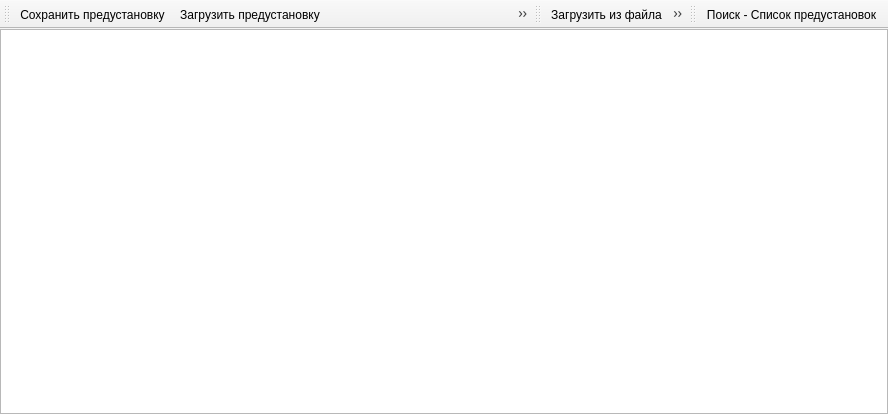
<?xml version="1.0" encoding="UTF-8"?>
<ui version="4.0">
 <class>PresetControolerForm</class>
 <widget class="QMainWindow" name="PresetControolerForm">
  <property name="geometry">
   <rect>
    <x>0</x>
    <y>0</y>
    <width>888</width>
    <height>414</height>
   </rect>
  </property>
  <property name="windowTitle">
   <string>MainWindow</string>
  </property>
  <widget class="QWidget" name="centralwidget">
   <layout class="QVBoxLayout" name="verticalLayout">
    <property name="spacing">
     <number>0</number>
    </property>
    <property name="leftMargin">
     <number>0</number>
    </property>
    <property name="topMargin">
     <number>0</number>
    </property>
    <property name="rightMargin">
     <number>0</number>
    </property>
    <property name="bottomMargin">
     <number>0</number>
    </property>
    <item>
     <layout class="QHBoxLayout" name="horizontalLayout"/>
    </item>
    <item>
     <widget class="QListWidget" name="listWidget">
      <property name="contextMenuPolicy">
       <enum>Qt::CustomContextMenu</enum>
      </property>
      <property name="whatsThis">
       <string>&lt;html&gt;&lt;head/&gt;&lt;body&gt;&lt;p&gt;В данном списке отображается аткуальный список доступных &amp;quot;пресетов&amp;quot;.&lt;/p&gt;&lt;/body&gt;&lt;/html&gt;</string>
      </property>
      <property name="styleSheet">
       <string notr="true">QListView::item:selected
{
    background: #3399FF;
	color: white;
}</string>
      </property>
      <property name="selectionMode">
       <enum>QAbstractItemView::ExtendedSelection</enum>
      </property>
     </widget>
    </item>
   </layout>
  </widget>
  <widget class="QToolBar" name="toolBar_presetController">
   <property name="windowTitle">
    <string>Панель управления списком предустановок</string>
   </property>
   <property name="toolTip">
    <string>Панель управления списком предустановок</string>
   </property>
   <attribute name="toolBarArea">
    <enum>TopToolBarArea</enum>
   </attribute>
   <attribute name="toolBarBreak">
    <bool>false</bool>
   </attribute>
   <addaction name="actionSavePreset"/>
   <addaction name="actionLoadPreset"/>
   <addaction name="actionRemoveSelected"/>
  </widget>
  <widget class="QToolBar" name="toolBar_saveLoad">
   <property name="windowTitle">
    <string>Панель загрузки/сохранения предустановок</string>
   </property>
   <property name="toolTip">
    <string>Панель загрузки/сохранения предустановок</string>
   </property>
   <attribute name="toolBarArea">
    <enum>TopToolBarArea</enum>
   </attribute>
   <attribute name="toolBarBreak">
    <bool>false</bool>
   </attribute>
   <addaction name="actionLoadFromFile"/>
   <addaction name="actionSaveToFile"/>
  </widget>
  <widget class="QToolBar" name="toolBar_searchPresets">
   <property name="windowTitle">
    <string>Панель управления поиском предустановок</string>
   </property>
   <property name="toolTip">
    <string>Панель управления поиском предустановок</string>
   </property>
   <attribute name="toolBarArea">
    <enum>TopToolBarArea</enum>
   </attribute>
   <attribute name="toolBarBreak">
    <bool>false</bool>
   </attribute>
   <addaction name="actionSearch"/>
  </widget>
  <action name="actionSavePreset">
   <property name="text">
    <string>Сохранить предустановку</string>
   </property>
   <property name="whatsThis">
    <string>&lt;html&gt;&lt;head/&gt;&lt;body&gt;&lt;p&gt;При нажатие на данную кнопку отображается диалог с предложением ввести имя &amp;quot;пресета&amp;quot;, в который будет сохранено текущее состояние данных.&lt;/p&gt;&lt;p&gt;Если данное имя &amp;quot;пресета&amp;quot; уже присутствует в окне &amp;quot;&lt;span style=&quot; font-weight:600;&quot;&gt;Список предустановок&lt;/span&gt;&amp;quot;, то будет отображен запрос на перезапись &amp;quot;пресета&amp;quot;.&lt;/p&gt;&lt;p&gt;Если введено новое имя, то данное имя будет добавлено в окно &lt;span style=&quot; font-weight:600;&quot;&gt;&amp;quot;Список предустановок&lt;/span&gt;&amp;quot;&lt;/p&gt;&lt;p&gt;Если перед нажатием данной кнопки выбрать какой-то элемент списка из окна &amp;quot;&lt;span style=&quot; font-weight:600;&quot;&gt;Список предустановок&lt;/span&gt;&amp;quot;, то в диалоге ввода имени &amp;quot;пресета&amp;quot; заранее будет заполнено имя этого элемента.&lt;/p&gt;&lt;/body&gt;&lt;/html&gt;</string>
   </property>
  </action>
  <action name="actionLoadPreset">
   <property name="text">
    <string>Загрузить предустановку</string>
   </property>
   <property name="whatsThis">
    <string>&lt;html&gt;&lt;head/&gt;&lt;body&gt;&lt;p&gt;При нажатие на кнопку, отображается запрос на загрузку данных из выбаранного &amp;quot;пресета&amp;quot;.&lt;/p&gt;&lt;p&gt;После подтверждения запроса - текущие данные стираются и загружаются данные из &amp;quot;пресета&amp;quot;.&lt;/p&gt;&lt;p&gt;Если не выбраного ни одного элемента в окне &lt;span style=&quot; font-weight:600;&quot;&gt;&amp;quot;Список предустановок&lt;/span&gt;&amp;quot;, то будет отображено соответствующее предупреждение.&lt;/p&gt;&lt;p&gt;Аналогом нажатия этой кнопки - является двойное нажатие на выбранный элемент &amp;quot;&lt;span style=&quot; font-weight:600;&quot;&gt;Списка предустановок&lt;/span&gt;&amp;quot;&lt;/p&gt;&lt;/body&gt;&lt;/html&gt;</string>
   </property>
  </action>
  <action name="actionRemoveSelected">
   <property name="text">
    <string>Удалить выбранные предустановки</string>
   </property>
   <property name="toolTip">
    <string>Удалить выбранные предустановки</string>
   </property>
   <property name="whatsThis">
    <string>&lt;html&gt;&lt;head/&gt;&lt;body&gt;&lt;p&gt;При нажатие на кнопку - отображается запрос на удаление выбранных элементов окна &amp;quot;&lt;span style=&quot; font-weight:600;&quot;&gt;Список предустановок&lt;/span&gt;&amp;quot;.&lt;/p&gt;&lt;p&gt;В запросе отображается список элементов, которые будут удалены. В случае согласия, указанные элементы удаляются и исчезают из окна &amp;quot;&lt;span style=&quot; font-weight:600;&quot;&gt;Список предустановок&lt;/span&gt;&amp;quot;. &lt;/p&gt;&lt;p&gt;Если в окне &amp;quot;&lt;span style=&quot; font-weight:600;&quot;&gt;Список предустановок&lt;/span&gt;&amp;quot; не выбрано ни одного элемента, то будет отображено соответствующее предупреждение.&lt;/p&gt;&lt;p&gt;Данное действие можно вызвать, если нажать кнопку &amp;quot;&lt;span style=&quot; font-weight:600;&quot;&gt;Delete&lt;/span&gt;&amp;quot;, когда окно &amp;quot;&lt;span style=&quot; font-weight:600;&quot;&gt;Список предустановок&lt;/span&gt;&amp;quot; находится в фокусе.&lt;/p&gt;&lt;/body&gt;&lt;/html&gt;</string>
   </property>
  </action>
  <action name="actionLoadFromFile">
   <property name="text">
    <string>Загрузить из файла</string>
   </property>
   <property name="whatsThis">
    <string>&lt;html&gt;&lt;head/&gt;&lt;body&gt;&lt;p&gt;По нажатию кнопки появляется диалог выбора файла, откуда загрузить &amp;quot;пресеты&amp;quot;.&lt;/p&gt;&lt;p&gt;После выбора файла, будет отображен диалог, в котором отображается список доступных предустановок в выбранном файле. Есть возможность выбрать только интересующие предустановки. &lt;/p&gt;&lt;p&gt;Если список выбранных предустановок пересекается с уже существующими записями в окне &amp;quot;&lt;span style=&quot; font-weight:600;&quot;&gt;Список предустановок&lt;/span&gt;&amp;quot;, то будет выданно предупрежение со списком, какие предустановки будут перезаписаны и возможностью отмени загрузку.&lt;/p&gt;&lt;/body&gt;&lt;/html&gt;</string>
   </property>
  </action>
  <action name="actionSaveToFile">
   <property name="text">
    <string>Сохранить в файл</string>
   </property>
   <property name="whatsThis">
    <string>&lt;html&gt;&lt;head/&gt;&lt;body&gt;&lt;p&gt;По нажатию кнопки появляется диалог выбора файла, куда будут сохранены &amp;quot;пресеты&amp;quot;.&lt;/p&gt;&lt;p&gt;После выбора файла, все выбранные элементы &amp;quot;&lt;span style=&quot; font-weight:600;&quot;&gt;Списка предустановок&lt;/span&gt;&amp;quot; сохраняются в файл и отображается диалог с списком сохраненных элементов.&lt;/p&gt;&lt;p&gt;Если ни один элемент списка не выбран, то будет отображено соответствующее предупреждение.&lt;/p&gt;&lt;/body&gt;&lt;/html&gt;</string>
   </property>
  </action>
  <action name="actionSearch">
   <property name="text">
    <string>Поиск - Список предустановок</string>
   </property>
   <property name="whatsThis">
    <string>&lt;html&gt;&lt;head/&gt;&lt;body&gt;&lt;p&gt;Отображает окно поиска по &amp;quot;Списку предустановок&amp;quot;&lt;/p&gt;&lt;/body&gt;&lt;/html&gt;</string>
   </property>
   <property name="shortcut">
    <string>Ctrl+F</string>
   </property>
  </action>
 </widget>
 <resources/>
 <connections/>
</ui>
